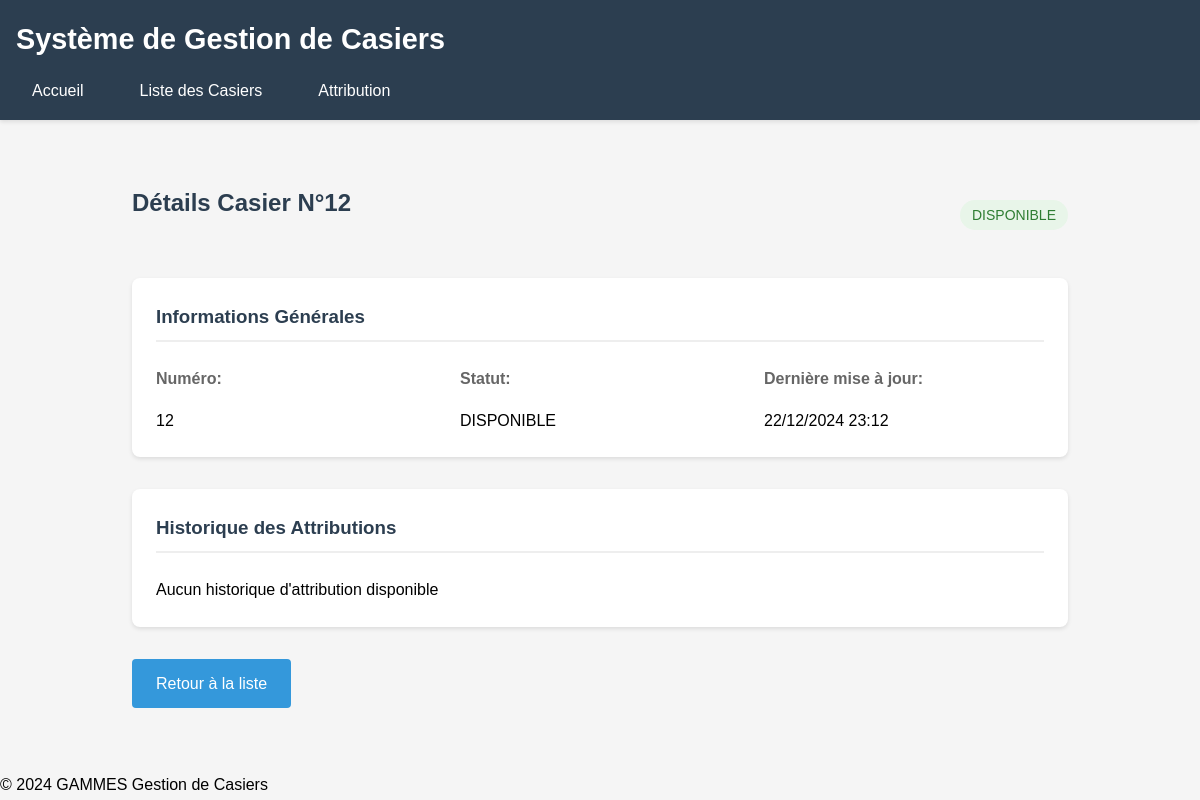
The page /locker-system/public/lockers/details/12 on the database its author committed.
### tables this page shows
CREATE TABLE `lockers` (
  `id` int NOT NULL AUTO_INCREMENT,
  `locker_number` varchar(10) NOT NULL,
  `status` enum('DISPONIBLE','ATTRIBUE','MAINTENANCE') DEFAULT 'DISPONIBLE',
  `last_update` timestamp NULL DEFAULT CURRENT_TIMESTAMP ON UPDATE CURRENT_TIMESTAMP,
  `is_active` tinyint(1) DEFAULT '1',
  `created_at` timestamp NULL DEFAULT CURRENT_TIMESTAMP,
  `updated_at` timestamp NULL DEFAULT CURRENT_TIMESTAMP ON UPDATE CURRENT_TIMESTAMP,
  PRIMARY KEY (`id`),
  UNIQUE KEY `locker_number` (`locker_number`),
  KEY `idx_locker_status` (`status`)
);

### src/Controllers/BaseController.php (called while the page is built, shortened)
<?php
class BaseController {
    protected function render($view, $data = []) {
        extract($data);
        require_once __DIR__ . "/../Views/$view.php";
        return ob_get_clean();
    }
}

### config/database.php (called while the page is built)
<?php
return [
    'host' => 'localhost',
    'dbname' => 'locker_system',
    'username' => 'root',
    'password' => 'root',
    'charset' => 'utf8mb4'
];

### src/Models/BaseModel.php (called while the page is built, shortened)
<?php
class BaseModel {
    protected $db;
    protected $table;
    public function __construct() {
        $config = require __DIR__ . '/../../config/database.php';
        try {
            $this->db = new PDO(
                "mysql:host={$config['host']};dbname={$config['dbname']};charset={$config['charset']}",
                $config['username'],
                $config['password'],
                [
                    PDO::ATTR_ERRMODE => PDO::ERRMODE_EXCEPTION,
                    PDO::ATTR_DEFAULT_FETCH_MODE => PDO::FETCH_ASSOC,
                    PDO::ATTR_EMULATE_PREPARES => false
                ]
            );
        } catch (PDOException $e) {
            die("Erreur de connexion : " . $e->getMessage());
        }
    }
    public function findById($id) {
        $sql = "SELECT * FROM {$this->table} WHERE id = ?";
        $stmt = $this->db->prepare($sql);
        $stmt->execute([$id]);
        return $stmt->fetch();
    }
}

### src/Views/lockers/details.php (the view, shortened to what this page needs)
<div class="details-container">
    <div class="details-header">
        <h2>Détails Casier N°<?= htmlspecialchars($locker['locker_number']) ?></h2>
        <div class="status-badge status-<?= strtolower($locker['status']) ?>">
            <?= htmlspecialchars($locker['status']) ?>
        </div>
    </div>
    <div class="details-card">
        <h3>Informations Générales</h3>
        <div class="info-grid">
            <div class="info-item">
                <label>Numéro:</label>
                <span><?= htmlspecialchars($locker['locker_number']) ?></span>
            </div>
            <div class="info-item">
                <label>Statut:</label>
                <span><?= htmlspecialchars($locker['status']) ?></span>
            </div>
            <div class="info-item">
                <label>Dernière mise à jour:</label>
                <span><?= date('d/m/Y H:i', strtotime($locker['last_update'])) ?></span>
            </div>
        </div>
    </div>
<div class="details-card">
    <h3>Historique des Attributions</h3>
    <?php if (!empty($history)): ?>
        <table class="history-table">
            <thead>
                <tr>
                    <th>Date</th>
                    <th>Utilisateur</th>
                    <th>Statut</th>
                    <th>Notes</th>
                    <th>Service</th>
                    <th>TS</th>
                    <th>Date retour prévue</th>
                    <th>Type</th>
                </tr>
            </thead>
            <tbody>
                <?php foreach ($history as $record): ?>
                <tr>
                    <td><?= date('d/m/Y', strtotime($record['assignment_date'])) ?></td>
                    <td><?= htmlspecialchars($record['first_name'] . ' ' . $record['last_name']) ?></td>
                    <td>
                        <span class="status-badge status-<?= strtolower($record['status']) ?>">
                            <?= htmlspecialchars($record['status']) ?>
                        </span>
                    </td>
                    <td><?= nl2br(htmlspecialchars($record['notes'])) ?></td>
                    <td><?= htmlspecialchars($record['service']) ?></td>
                    <td><?= htmlspecialchars($record['ts_name']) ?></td>
                    <td><?= $record['expected_return_date'] ? date('d/m/Y', strtotime($record['expected_return_date'])) : '-' ?></td>
                    <td><?= htmlspecialchars($record['assignment_type'] ?? 'Attribution standard') ?></td>
                </tr>
                <?php endforeach; ?>
            </tbody>
        </table>
    <?php else: ?>
        <p class="no-data">Aucun historique d'attribution disponible</p>
    <?php endif; ?>
</div>
    <div class="details-actions">
        <a href="<?= BASE_PATH ?>/lockers" class="button">Retour à la liste</a>
    </div>
</div>
<?php
require __DIR__ . '/../layouts/main.php';
?>

### public/css/style.css (style rules this page uses)
* { margin: 0; padding: 0; box-sizing: border-box; }
body { font-family: Arial, sans-serif; line-height: 1.6; background-color: #f5f5f5; }
label { display: block; margin-bottom: 0.5rem; font-weight: 600; }
.button, button[type="submit"] { display: inline-block; padding: 0.75rem 1.5rem; background-color: #3498db; color: white; border: none; border-radius: 4px; cursor: pointer; text-decoration: none; font-size: 1rem; transition: background-color 0.3s; }
h2 { margin-bottom: 1.5rem; color: #2c3e50; }
.status-badge { padding: 0.25rem 0.75rem; border-radius: 20px; font-size: 0.875rem; font-weight: 500; }
.status-disponible { background-color: #e8f5e9; color: #2e7d32; }
.details-container { max-width: 1000px; margin: 0 auto; padding: 2rem; }
.details-header { display: flex; justify-content: space-between; align-items: center; margin-bottom: 2rem; }
.details-card { background: white; border-radius: 8px; padding: 1.5rem; margin-bottom: 2rem; box-shadow: 0 2px 4px rgba(0,0,0,0.1); }
.details-card h3 { margin-bottom: 1.5rem; color: #2c3e50; border-bottom: 2px solid #eee; padding-bottom: 0.5rem; }
.info-grid { display: grid; grid-template-columns: repeat(auto-fit, minmax(250px, 1fr)); gap: 1.5rem; }
.info-item { display: flex; flex-direction: column; gap: 0.5rem; }
.info-item label { font-weight: 600; color: #666; }
.details-actions { display: flex; gap: 1rem; margin-top: 2rem; }

### rows shown on the page
lockers: locker_number "12", status "DISPONIBLE", last_update "22/12/2024 23:12"
